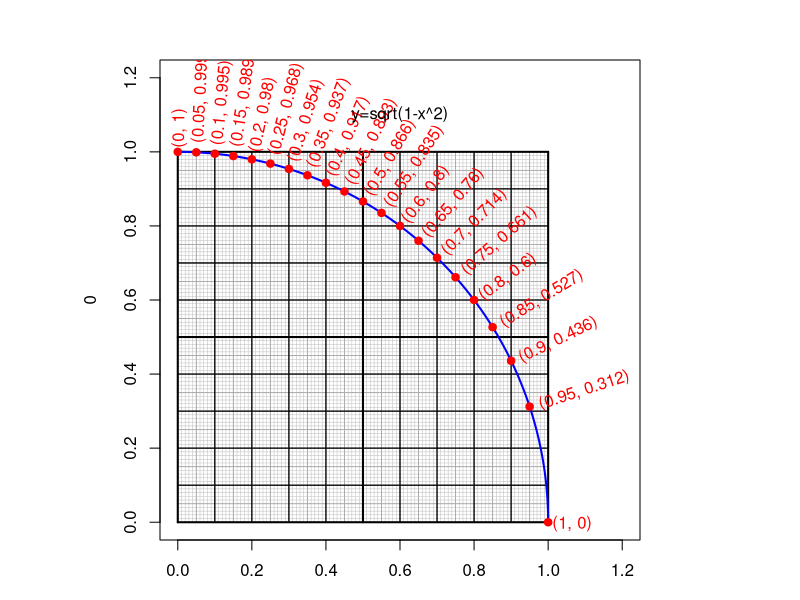

Here is the R script that generated this plot:
pdf("circ_graph.pdf",8,8)
par(mar=c(3,3,3,3),pty="s")
plot(0,0,"n",xlim=c(0,1.2),ylim=c(0,1.2))

for(i in seq(0.01,0.99,0.01)){
    lines(c(i,i),c(0,1),lwd=0.5,col="grey")
    lines(c(0,1),c(i,i),lwd=0.5,col="grey")
}
for(i in seq(0.05,0.95,0.1)){
    lines(c(i,i),c(0,1),lwd=0.9,col="darkgrey")
    lines(c(0,1),c(i,i),lwd=0.9,col="darkgrey")
}
for(i in seq(0.1,0.9,0.1)){
    lines(c(i,i),c(0,1),lwd=1.3)
    lines(c(0,1),c(i,i),lwd=1.3)
}
for(i in c(0,0.5,1)){
    lines(c(i,i),c(0,1),lwd=2)
    lines(c(0,1),c(i,i),lwd=2)
}
th = seq(0,pi/2,pi/360)
lines(cos(th),sin(th),lwd=2,col="blue")

for(x in seq(0,1,0.05)){
    y = sqrt(1-x^2)
    ang = atan(y/x)
    points(x,y,pch=19,col="red")
    text(x,y,paste0("(",x,", ",signif(y,3),")"),adj=c(-0.1,0.5),srt=ang/pi*180,col="red")
    # ang = atan(x/y)
    # points(y,x,pch=19,col="red")
    # text(y,x,paste0("(",signif(y,3),",",x,")"),adj=c(-0.1,0.5),srt=ang/pi*180,col="red")
}
text(0.6,1.1,"y=sqrt(1-x^2)")

dev.off()
